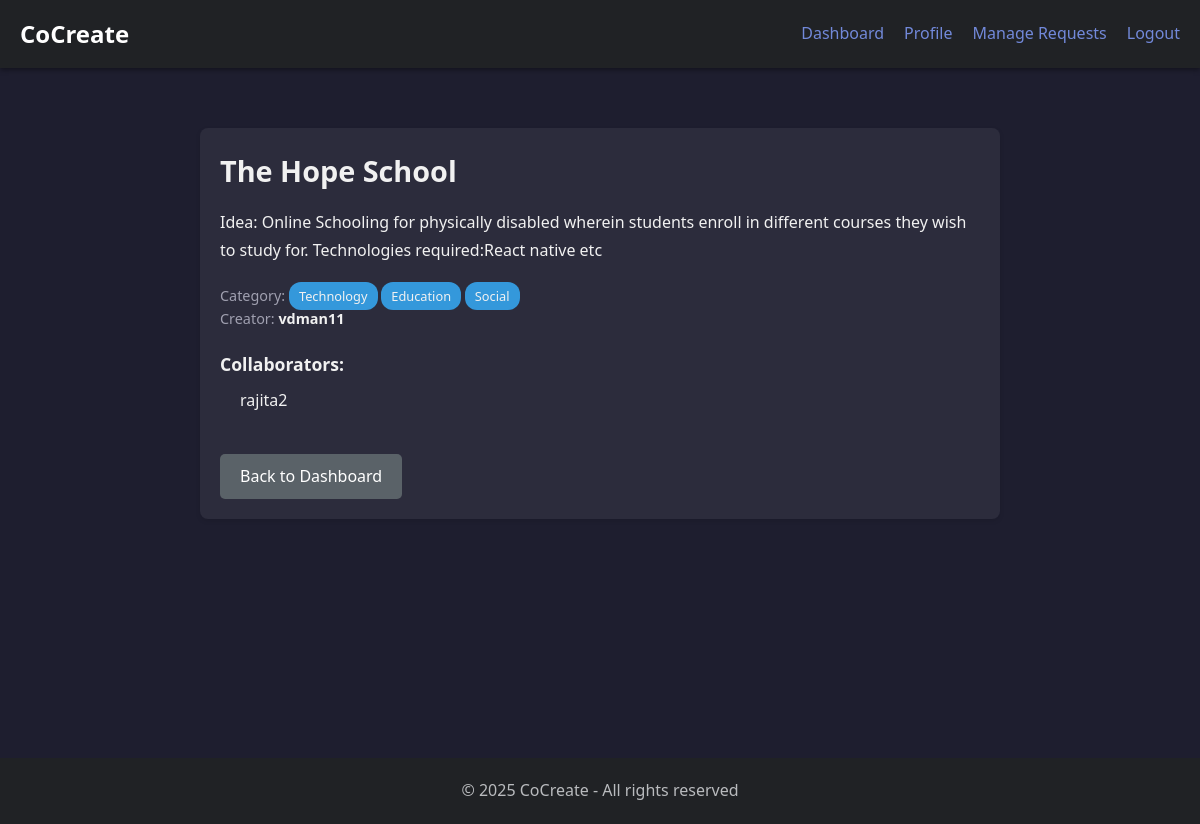
Page /ideas/2/ (signed in) on the committed database.
### ideas/models.py (models this page shows, shortened)
class Idea(models.Model):
    STATUS_CHOICES = [
        ('draft', 'Draft'),
        ('published', 'Published'),
    ]
    title = models.CharField(max_length=200)
    description = models.TextField()
    categories = models.ManyToManyField(Category, related_name='ideas')
    created_by = models.ForeignKey(User, on_delete=models.CASCADE, related_name='ideas')
    created_at = models.DateTimeField(auto_now_add=True)
    updated_at = models.DateTimeField(auto_now=True)
    collaborators = models.ManyToManyField(User, related_name='collaborated_ideas', blank=True)
    max_collaborators = models.IntegerField(default=3)

class Category(models.Model):
    name = models.CharField(max_length=50)
    class Meta:
        verbose_name_plural = "Categories"

### ideas/views.py (the view)
# urls.py: path('<int:pk>/', views.idea_detail, name='idea_detail'),
@login_required
def idea_detail(request, pk):
    idea = get_object_or_404(Idea, pk=pk)
    print(f"Idea ID: {idea.id}")  # Print the Idea ID
    print(f"Idea Title: {idea.title}")
    print(f"Idea Creator: {idea.created_by}")  # Print the creator (User object or None)
    if idea.created_by:
        print(f"Idea Creator Username: {idea.created_by.username}")
    is_creator = (request.user == idea.created_by)
    print(f"Is Creator: {is_creator}")
    context = {
        'idea': idea,
        'is_creator': is_creator,
    }
    return render(request, 'ideas/idea_detail.html', context)

### templates/ideas/idea_detail.html (shortened to what this page needs)
{% extends 'base.html' %}
{% load static %}
{% block extra_css %}
    <link rel="stylesheet" href="{% static 'css/ideas.css' %}">
{% endblock %}
{% block content %}
<div class="idea-detail-container">
    <h1 class="idea-title">{{ idea.title }}</h1>
    <p class="idea-description">{{ idea.description }}</p>
    <div class="idea-details">
        <p>Category:
            {% for category in idea.categories.all %}  <span class="idea-category">{{ category.name }}</span>
            {% endfor %}
        </p>
        <p>Creator: <span class="idea-creator">{{ idea.created_by.username }}</span></p>
    </div>
    <div class="idea-collaborators">
        <h4>Collaborators:</h4>
        {% if idea.collaborators.all %}
            <ul class="collaborator-list">
                {% for collaborator in idea.collaborators.all %}
                    <li>{{ collaborator.username }}</li>
                {% endfor %}
            </ul>
        {% else %}
            <p>No collaborators yet.</p>
        {% endif %}
    </div>
    <a href="{% url 'dashboard' %}" class="back-to-dashboard-button">Back to Dashboard</a>
</div>
{% endblock %}

### static/css/base.css (style rules this page uses)
* { margin: 0; padding: 0; box-sizing: border-box; }
body { font-family: 'Segoe UI', Tahoma, Geneva, Verdana, sans-serif; line-height: 1.6; color: #dcddde; background-color: #2f3136; }

### static/css/ideas.css (style rules this page uses)
:root { --bg-color: #1e1e2f; --card-bg: #2c2c3c; --text-color: #f1f1f1; --subtext-color: #a0a0b0; --accent: #3498db; --accent-light: #4fa3e3; --border-color: #3a3a4d; --accent-rgb: 52, 152, 219; --secondary-btn: #5a6268; --secondary-hover: #4d555b; --input-bg: #1a1a28; }
body { background-color: var(--bg-color); color: var(--text-color); }
:root { --bg-color: #1e1e2f; --card-bg: #2c2c3c; --text-color: #f1f1f1; --subtext-color: #a0a0b0; --accent: #3498db; --accent-light: #4fa3e3; --border-color: #3a3a4d; --accent-rgb: 52, 152, 219; }
.idea-detail-container { padding: 20px; background-color: var(--card-bg); border-radius: 8px; margin: 20px auto; max-width: 800px; box-shadow: 0 2px 5px rgba(0, 0, 0, 0.1); }
.idea-title { font-size: 1.8rem; color: var(--text-color); margin-bottom: 15px; }
.idea-description { line-height: 1.7; color: var(--text-color); margin-bottom: 20px; }
.idea-details { color: var(--subtext-color); margin-bottom: 20px; font-size: 0.9rem; }
.idea-details span { color: var(--text-color); }
.idea-category { background-color: var(--accent); color: white; padding: 5px 10px; border-radius: 12px; font-size: 0.8rem; }
.idea-creator { font-weight: bold; }
.idea-collaborators { margin-bottom: 20px; }
.idea-collaborators h4 { font-size: 1.1rem; color: var(--text-color); margin-bottom: 10px; }
.collaborator-list { list-style: none; padding: 0; margin-left: 20px; }
.collaborator-list li { margin-bottom: 5px; color: var(--text-color); }
.back-to-dashboard-button { display: inline-block; padding: 10px 20px; background-color: var(--secondary-btn); color: white; border: none; border-radius: 5px; text-decoration: none; font-size: 1rem; transition: background-color 0.3s ease; margin-top: 20px; }

### rows in the picture
Idea: title "The Hope School", description "Idea: Online Schooling for physically disabled wherein students enroll in different courses they wish to study for. Technologies required:React native etc", created_by.username "vdman11"
Category: name "Technology"
Category: name "Education"
Category: name "Social"

### other values in the picture
{{ collaborator.username }} "rajita2"
